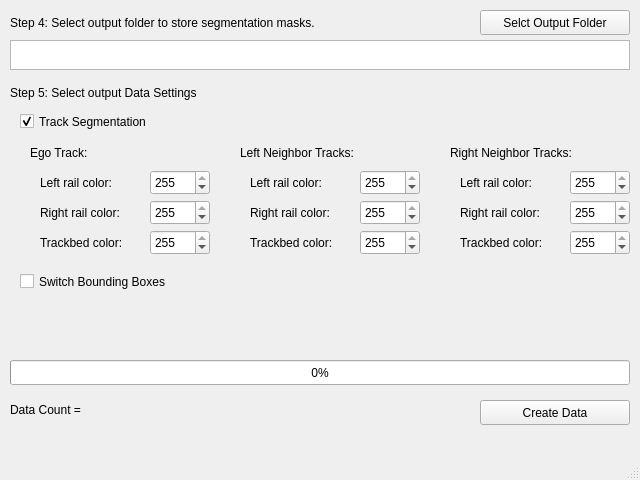
<?xml version="1.0" encoding="UTF-8"?>
<ui version="4.0">
 <class>MainWindow</class>
 <widget class="QMainWindow" name="MainWindow">
  <property name="geometry">
   <rect>
    <x>0</x>
    <y>0</y>
    <width>640</width>
    <height>480</height>
   </rect>
  </property>
  <property name="windowTitle">
   <string>Output Data</string>
  </property>
  <widget class="QWidget" name="centralwidget">
   <widget class="QLabel" name="label_Step_4">
    <property name="geometry">
     <rect>
      <x>10</x>
      <y>10</y>
      <width>450</width>
      <height>25</height>
     </rect>
    </property>
    <property name="text">
     <string>Step 4: Select output folder to store segmentation masks.</string>
    </property>
   </widget>
   <widget class="QTextEdit" name="textEdit_OutputFolder">
    <property name="geometry">
     <rect>
      <x>10</x>
      <y>40</y>
      <width>620</width>
      <height>30</height>
     </rect>
    </property>
    <property name="html">
     <string>&lt;!DOCTYPE HTML PUBLIC &quot;-//W3C//DTD HTML 4.0//EN&quot; &quot;http://www.w3.org/TR/REC-html40/strict.dtd&quot;&gt;
&lt;html&gt;&lt;head&gt;&lt;meta name=&quot;qrichtext&quot; content=&quot;1&quot; /&gt;&lt;style type=&quot;text/css&quot;&gt;
p, li { white-space: pre-wrap; }
&lt;/style&gt;&lt;/head&gt;&lt;body style=&quot; font-family:'Ubuntu'; font-size:11pt; font-weight:400; font-style:normal;&quot;&gt;
&lt;p style=&quot;-qt-paragraph-type:empty; margin-top:0px; margin-bottom:0px; margin-left:0px; margin-right:0px; -qt-block-indent:0; text-indent:0px;&quot;&gt;&lt;br /&gt;&lt;/p&gt;&lt;/body&gt;&lt;/html&gt;</string>
    </property>
   </widget>
   <widget class="QLabel" name="label_ProgressBar">
    <property name="geometry">
     <rect>
      <x>10</x>
      <y>330</y>
      <width>620</width>
      <height>25</height>
     </rect>
    </property>
    <property name="text">
     <string/>
    </property>
   </widget>
   <widget class="QPushButton" name="pushButton_OutputFolder">
    <property name="geometry">
     <rect>
      <x>480</x>
      <y>10</y>
      <width>150</width>
      <height>25</height>
     </rect>
    </property>
    <property name="text">
     <string>Selct Output Folder</string>
    </property>
   </widget>
   <widget class="QProgressBar" name="progressBar">
    <property name="geometry">
     <rect>
      <x>10</x>
      <y>360</y>
      <width>620</width>
      <height>25</height>
     </rect>
    </property>
    <property name="value">
     <number>0</number>
    </property>
   </widget>
   <widget class="QPushButton" name="pushButton_CreateData">
    <property name="geometry">
     <rect>
      <x>480</x>
      <y>400</y>
      <width>150</width>
      <height>25</height>
     </rect>
    </property>
    <property name="text">
     <string>Create Data</string>
    </property>
   </widget>
   <widget class="QLabel" name="label_DataCount">
    <property name="geometry">
     <rect>
      <x>10</x>
      <y>400</y>
      <width>441</width>
      <height>20</height>
     </rect>
    </property>
    <property name="text">
     <string>Data Count = </string>
    </property>
   </widget>
   <widget class="QSpinBox" name="spinBox_EgoLeft">
    <property name="geometry">
     <rect>
      <x>150</x>
      <y>170</y>
      <width>60</width>
      <height>25</height>
     </rect>
    </property>
    <property name="minimum">
     <number>0</number>
    </property>
    <property name="maximum">
     <number>255</number>
    </property>
    <property name="value">
     <number>255</number>
    </property>
   </widget>
   <widget class="QLabel" name="label_Step_5">
    <property name="geometry">
     <rect>
      <x>10</x>
      <y>80</y>
      <width>621</width>
      <height>25</height>
     </rect>
    </property>
    <property name="text">
     <string>Step 5: Select output Data Settings</string>
    </property>
   </widget>
   <widget class="QLabel" name="label_Step_6">
    <property name="geometry">
     <rect>
      <x>30</x>
      <y>140</y>
      <width>100</width>
      <height>25</height>
     </rect>
    </property>
    <property name="text">
     <string>Ego Track:</string>
    </property>
   </widget>
   <widget class="QLabel" name="label_Step_7">
    <property name="geometry">
     <rect>
      <x>240</x>
      <y>140</y>
      <width>151</width>
      <height>25</height>
     </rect>
    </property>
    <property name="text">
     <string>Left Neighbor Tracks:</string>
    </property>
   </widget>
   <widget class="QCheckBox" name="checkBox_TrackSegmentation">
    <property name="geometry">
     <rect>
      <x>20</x>
      <y>110</y>
      <width>231</width>
      <height>23</height>
     </rect>
    </property>
    <property name="text">
     <string>Track Segmentation</string>
    </property>
    <property name="checked">
     <bool>true</bool>
    </property>
   </widget>
   <widget class="QCheckBox" name="checkBox_SwitchBoundingBoxes">
    <property name="geometry">
     <rect>
      <x>20</x>
      <y>270</y>
      <width>231</width>
      <height>23</height>
     </rect>
    </property>
    <property name="text">
     <string>Switch Bounding Boxes</string>
    </property>
   </widget>
   <widget class="QLabel" name="label_Step_8">
    <property name="geometry">
     <rect>
      <x>450</x>
      <y>140</y>
      <width>161</width>
      <height>25</height>
     </rect>
    </property>
    <property name="text">
     <string>Right Neighbor Tracks:</string>
    </property>
   </widget>
   <widget class="QLabel" name="label_Step_9">
    <property name="geometry">
     <rect>
      <x>40</x>
      <y>170</y>
      <width>100</width>
      <height>25</height>
     </rect>
    </property>
    <property name="text">
     <string>Left rail color:</string>
    </property>
   </widget>
   <widget class="QLabel" name="label_Step_10">
    <property name="geometry">
     <rect>
      <x>40</x>
      <y>200</y>
      <width>100</width>
      <height>25</height>
     </rect>
    </property>
    <property name="text">
     <string>Right rail color:</string>
    </property>
   </widget>
   <widget class="QLabel" name="label_Step_11">
    <property name="geometry">
     <rect>
      <x>40</x>
      <y>230</y>
      <width>100</width>
      <height>25</height>
     </rect>
    </property>
    <property name="text">
     <string>Trackbed color:</string>
    </property>
   </widget>
   <widget class="QSpinBox" name="spinBox_EgoRight">
    <property name="geometry">
     <rect>
      <x>150</x>
      <y>200</y>
      <width>60</width>
      <height>25</height>
     </rect>
    </property>
    <property name="minimum">
     <number>0</number>
    </property>
    <property name="maximum">
     <number>255</number>
    </property>
    <property name="value">
     <number>255</number>
    </property>
   </widget>
   <widget class="QSpinBox" name="spinBox_EgoBed">
    <property name="geometry">
     <rect>
      <x>150</x>
      <y>230</y>
      <width>60</width>
      <height>25</height>
     </rect>
    </property>
    <property name="minimum">
     <number>0</number>
    </property>
    <property name="maximum">
     <number>255</number>
    </property>
    <property name="value">
     <number>255</number>
    </property>
   </widget>
   <widget class="QSpinBox" name="spinBox_LeftBed">
    <property name="geometry">
     <rect>
      <x>360</x>
      <y>230</y>
      <width>60</width>
      <height>25</height>
     </rect>
    </property>
    <property name="minimum">
     <number>0</number>
    </property>
    <property name="maximum">
     <number>255</number>
    </property>
    <property name="value">
     <number>255</number>
    </property>
   </widget>
   <widget class="QLabel" name="label_Step_12">
    <property name="geometry">
     <rect>
      <x>250</x>
      <y>230</y>
      <width>100</width>
      <height>25</height>
     </rect>
    </property>
    <property name="text">
     <string>Trackbed color:</string>
    </property>
   </widget>
   <widget class="QLabel" name="label_Step_13">
    <property name="geometry">
     <rect>
      <x>250</x>
      <y>200</y>
      <width>100</width>
      <height>25</height>
     </rect>
    </property>
    <property name="text">
     <string>Right rail color:</string>
    </property>
   </widget>
   <widget class="QSpinBox" name="spinBox_LeftRight">
    <property name="geometry">
     <rect>
      <x>360</x>
      <y>200</y>
      <width>60</width>
      <height>25</height>
     </rect>
    </property>
    <property name="minimum">
     <number>0</number>
    </property>
    <property name="maximum">
     <number>255</number>
    </property>
    <property name="value">
     <number>255</number>
    </property>
   </widget>
   <widget class="QSpinBox" name="spinBox_LeftLeft">
    <property name="geometry">
     <rect>
      <x>360</x>
      <y>170</y>
      <width>60</width>
      <height>25</height>
     </rect>
    </property>
    <property name="minimum">
     <number>0</number>
    </property>
    <property name="maximum">
     <number>255</number>
    </property>
    <property name="value">
     <number>255</number>
    </property>
   </widget>
   <widget class="QLabel" name="label_Step_14">
    <property name="geometry">
     <rect>
      <x>250</x>
      <y>170</y>
      <width>100</width>
      <height>25</height>
     </rect>
    </property>
    <property name="text">
     <string>Left rail color:</string>
    </property>
   </widget>
   <widget class="QLabel" name="label_Step_15">
    <property name="geometry">
     <rect>
      <x>460</x>
      <y>170</y>
      <width>100</width>
      <height>25</height>
     </rect>
    </property>
    <property name="text">
     <string>Left rail color:</string>
    </property>
   </widget>
   <widget class="QSpinBox" name="spinBox_RightRight">
    <property name="geometry">
     <rect>
      <x>570</x>
      <y>200</y>
      <width>60</width>
      <height>25</height>
     </rect>
    </property>
    <property name="minimum">
     <number>0</number>
    </property>
    <property name="maximum">
     <number>255</number>
    </property>
    <property name="value">
     <number>255</number>
    </property>
   </widget>
   <widget class="QLabel" name="label_Step_16">
    <property name="geometry">
     <rect>
      <x>460</x>
      <y>230</y>
      <width>100</width>
      <height>25</height>
     </rect>
    </property>
    <property name="text">
     <string>Trackbed color:</string>
    </property>
   </widget>
   <widget class="QSpinBox" name="spinBox_RightBed">
    <property name="geometry">
     <rect>
      <x>570</x>
      <y>230</y>
      <width>60</width>
      <height>25</height>
     </rect>
    </property>
    <property name="minimum">
     <number>0</number>
    </property>
    <property name="maximum">
     <number>255</number>
    </property>
    <property name="value">
     <number>255</number>
    </property>
   </widget>
   <widget class="QSpinBox" name="spinBox_RightLeft">
    <property name="geometry">
     <rect>
      <x>570</x>
      <y>170</y>
      <width>60</width>
      <height>25</height>
     </rect>
    </property>
    <property name="minimum">
     <number>0</number>
    </property>
    <property name="maximum">
     <number>255</number>
    </property>
    <property name="value">
     <number>255</number>
    </property>
   </widget>
   <widget class="QLabel" name="label_Step_17">
    <property name="geometry">
     <rect>
      <x>460</x>
      <y>200</y>
      <width>100</width>
      <height>25</height>
     </rect>
    </property>
    <property name="text">
     <string>Right rail color:</string>
    </property>
   </widget>
  </widget>
  <widget class="QMenuBar" name="menubar">
   <property name="geometry">
    <rect>
     <x>0</x>
     <y>0</y>
     <width>640</width>
     <height>22</height>
    </rect>
   </property>
  </widget>
  <widget class="QStatusBar" name="statusbar"/>
 </widget>
 <resources/>
 <connections/>
</ui>
